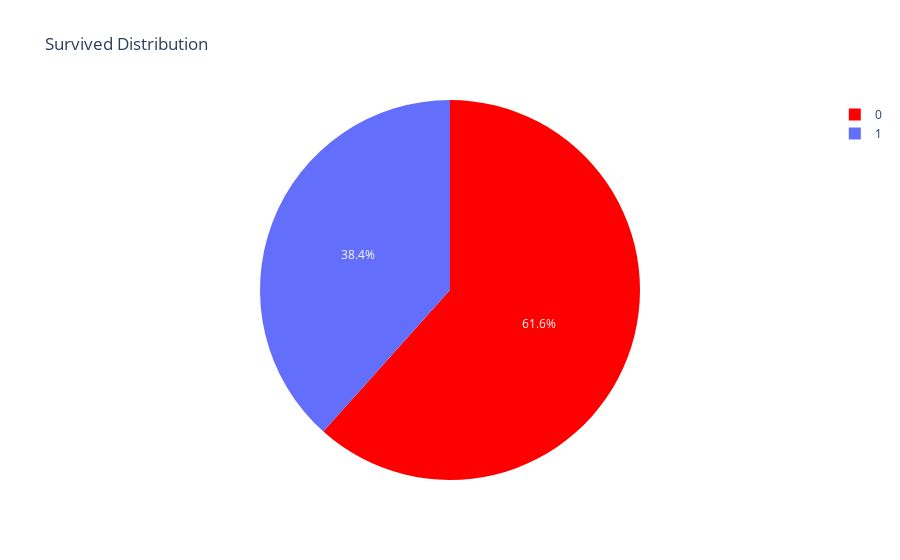

Write notebook code for a chart like this one.
### Code cell
#labels
lab = df["Survived"].value_counts().keys().tolist()
#values
val = df["Survived"].value_counts().values.tolist()
trace = go.Pie(labels=lab, 
                values=val, 
                marker=dict(colors=['red']), 
                # Seting values to 
                hoverinfo="value"
              )

layout = go.Layout(title="Survived Distribution")
data = [trace]
fig = go.Figure(data = data,layout = layout)
iplot(fig)

### Figure 1 — Plotly figure (JSON) as saved in the notebook; plotly's stock layout.template omitted (floating-point values rounded to 4 significant figures)
{"data": [{"hoverinfo": "value", "labels": [0, 1], "marker": {"colors": ["red"]}, "type": "pie", "values": [549, 342]}], "layout": {"title": {"text": "Survived Distribution"}}}
